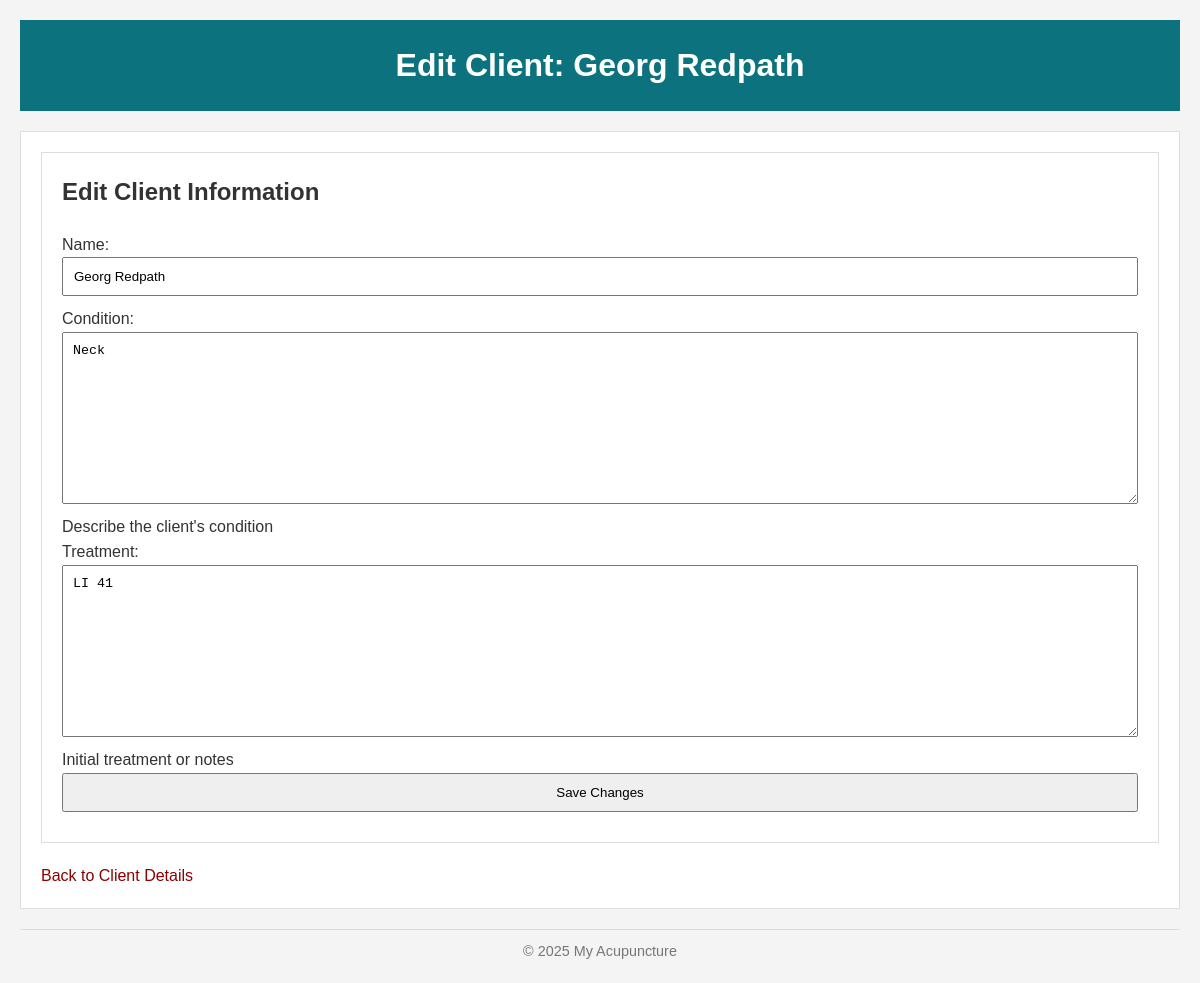
The page /client/2/edit/ on the database its author committed.
### client/models.py (models this page shows, shortened)
class Client(models.Model):
    name = models.CharField(max_length=200)
    condition = models.TextField(help_text="Describe the client's condition")
    treatment = models.TextField(help_text="Initial treatment or notes")
    date_time = models.DateTimeField(default=timezone.now)

### client/views.py (the view)
# urls.py: path('client/<int:pk>/edit/', views.edit_client, name='edit_client'),
def edit_client(request, pk):
    client = get_object_or_404(Client, pk=pk)
    if request.method == "POST":
        form = ClientForm(request.POST, instance=client)
        if form.is_valid():
            client = form.save()
            return redirect('client_detail', pk=client.pk)
    else:
        form = ClientForm(instance=client)
    return render(request, 'client/edit_client.html', {'form': form, 'client': client})

### client/forms.py
class ClientForm(forms.ModelForm):
    class Meta:
        model = Client
        fields = ['name', 'condition', 'treatment']

### client/templates/client/edit_client.html (shortened to what this page needs)
{% extends 'base.html' %}
{% block header_title %}Edit Client: {{ client.name }}{% endblock %}
{% block content %}
  <section>
    <h2>Edit Client Information</h2>
    <form method="POST">
      {{ form.as_p }}
      <button type="submit">Save Changes</button>
    </form>
  </section>
  <p><a href="{% url 'client_detail' client.pk %}" class = "highlighted-text" >Back to Client Details</a></p>
{% endblock %}

### client/static/css/styles.css (style rules this page uses)
* { margin: 0; padding: 0; box-sizing: border-box; }
body { font-family: Arial, sans-serif; line-height: 1.6; background-color: #f4f4f4; color: #333; padding: 20px; }
main, section { background: #ffffff; padding: 20px; margin-bottom: 20px; border: 1px solid #dddddd; }
a { color: #35424a; text-decoration: none; }
form { margin-top: 20px; }
form input, form textarea, form button { display: block; width: 100%; margin-bottom: 10px; padding: 10px; }
.highlighted-text { color: #8B0000; }

### rows shown on the page
Client: name "Georg Redpath", condition "Neck", treatment "LI 41"

### other values the page prints
{{ current_year|default:"2025" }} "2025"
